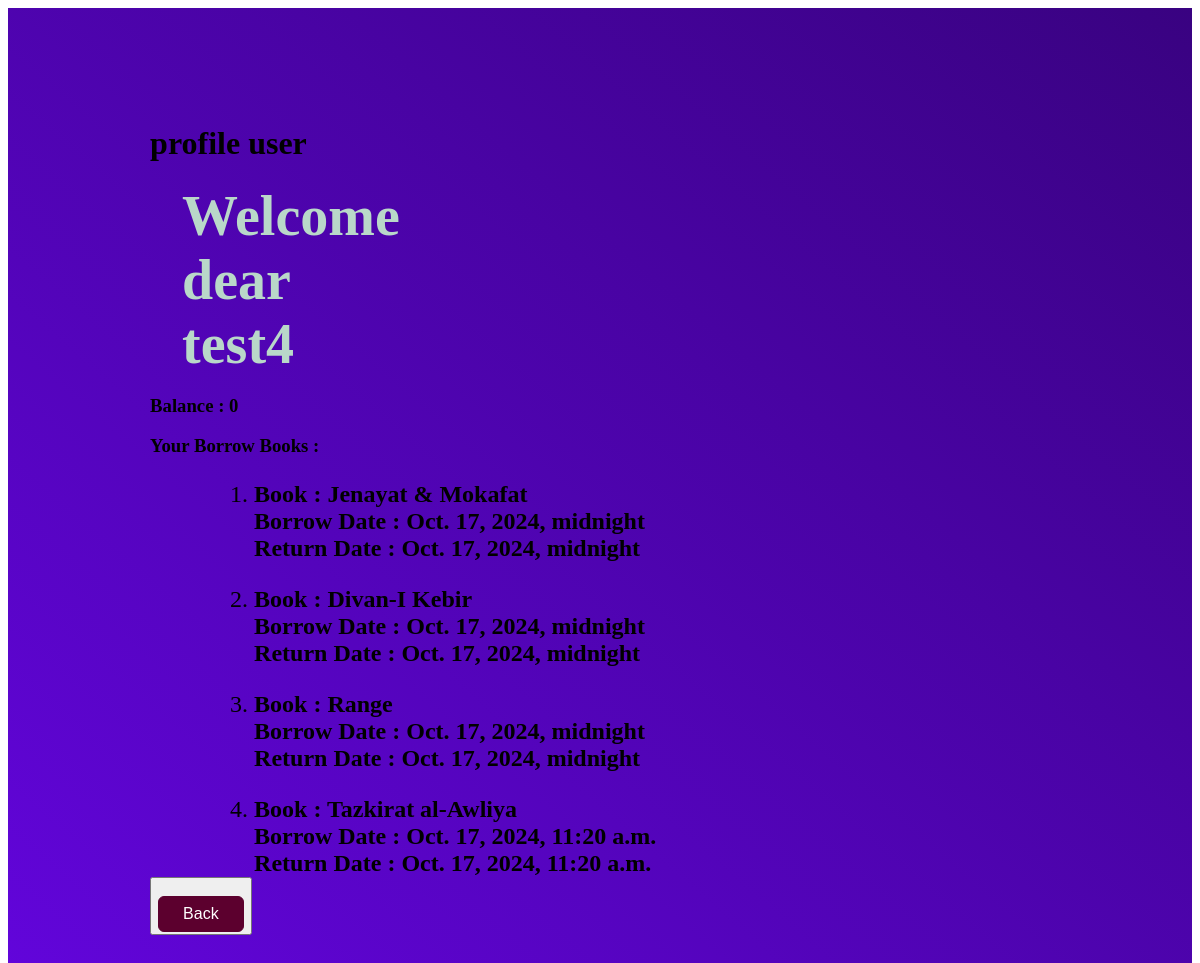
The page /profile/ (signed in) on the database its author committed.
### book_store/models.py (models this page shows, shortened)
class CustomUser(AbstractUser):
    balance = models.IntegerField(default=0)

class Borrow(models.Model):
    user = models.ForeignKey(CustomUser, verbose_name=("user"), on_delete=models.CASCADE)
    book = models.ForeignKey(Book, verbose_name=("book"), on_delete=models.CASCADE)
    borrow_date = models.DateTimeField(auto_now_add=True)
    return_date = models.DateTimeField(null=True, blank=True)

class Book(models.Model):
    title = models.CharField(max_length=150)
    author = models.CharField(max_length=100)
    is_available = models.BooleanField(default=True)
    slug = models.SlugField(unique=True, db_index=True,editable=False)

### book_store/views.py (the view)
# urls.py: path("profile/",ProfileUser, name="profile-user"),
def ProfileUser(request):
    borrows = Borrow.objects.filter(user = request.user)
    return render(request, "book_store/user-profile.html", {
        "borrows":borrows
    })

### book_store/templates/book_store/user-profile.html (shortened to what this page needs)
{% extends "base.html" %}
{% load static %}
{% block css_files %}
<link rel="stylesheet" href="{% static "book_store/profile.css" %}"/>
{% endblock css_files %}
{% block content %}
    <div id="welcome">
        <h1>profile user</h1>
        <h2 >Welcome dear {{ user.username }}
        <h3> Balance : {{ user.balance }}</h3>
        <h3>Your Borrow Books :</h3>
        <ol>
            {% for borrow in borrows %}
                <li>
                    <strong>Book : {{ borrow.book.title }}</strong><br />
                    <strong>Borrow Date : {{ borrow.borrow_date }}</strong><br />
                    <strong>Return Date :
                        {% if borrow.return_date %}
                            {{ borrow.return_date }}</strong><br />
                        {% else %}
                            Not Returned
                        {% endif %}
                </li>
            {% endfor %}
        </ol>
        <button><a href="{% url "book-list" %}">Back</a></button>
    </div>
{% endblock  %}

### book_store/static/book_store/profile.css (style rules this page uses)
#welcome { background: linear-gradient(to right top, #6305dd, #390281); padding: 6rem 12%; }
#welcome h2 { font-size: 3.5rem; margin: 0 0 0 2rem; color: #b9d8c9; width: 10rem; }
#welcome a { text-decoration: none; font-size: 1rem; margin-top: 1rem; display: inline-block; cursor: pointer; background-color: #5c002e; border: 1px solid #5c002e; color: white; padding: 0.5rem 1.5rem; border-radius: 6px; }
#welcome ol { font-size:1.5rem; margin: 0 0 0 2rem; color: #000000; width: auto; }
#welcome ol,li { font-size:1.5rem; margin: 1.5rem 0 0 2rem; color: #000000; width: auto; }

### rows shown on the page
CustomUser: username "test4", balance "0"
Borrow: book "Jenayat & Mokafat", borrow_date "Oct. 17, 2024, midnight", return_date "Oct. 17, 2024, midnight"
Borrow: book "Divan-I Kebir", borrow_date "Oct. 17, 2024, midnight", return_date "Oct. 17, 2024, midnight"
Borrow: book "Range", borrow_date "Oct. 17, 2024, midnight", return_date "Oct. 17, 2024, midnight"
Borrow: book "Tazkirat al-Awliya", borrow_date "Oct. 17, 2024, 11:20 a.m.", return_date "Oct. 17, 2024, 11:20 a.m."
